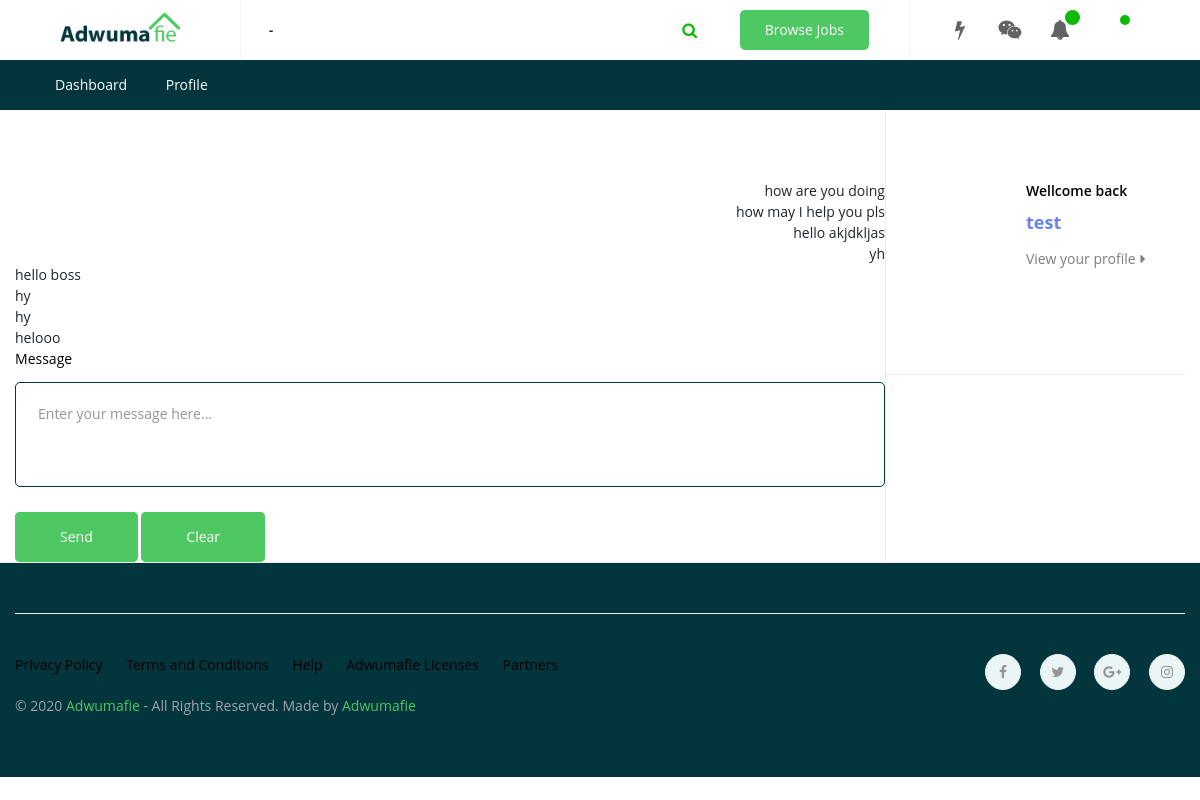
The app's page /user/dashboard/chat.php?user=29 (signed in) with its own data.
### tables this page shows
CREATE TABLE `message` (
  `id` int(11) NOT NULL,
  `sender_id` int(11) NOT NULL,
  `receiver_id` int(11) NOT NULL,
  `text` text NOT NULL,
  `created` timestamp NULL DEFAULT current_timestamp()
);

### user/dashboard/chat.php (the view, shortened to what this page needs)
<?php  session_start();
require_once '../../config/dbconfig.php';
$user_id = $_SESSION['id'];
if(isset($_GET['user'])){
    $receiver_id = $_GET['user'];
}
?>
<!DOCTYPE html>
<html>
<head>
    <link rel="stylesheet" type="text/css" media="all" href="../../vendors/plugins/bootstrap4/css/bootstrap.min.css" />
    <link rel="stylesheet" type="text/css" media="all" href="../../vendors/plugins/font-awesome/css/font-awesome.min.css" />
    <link rel="stylesheet" type="text/css" media="all" href="../../vendors/plugins/owl-carousel/assets/owl.carousel.css" />
    <link rel="stylesheet" type="text/css" media="all" href="../../vendors/plugins/jquery-bar-rating/dist/themes/fontawesome-stars.css" />
    <link rel="stylesheet" type="text/css" media="all" href="../../vendors/plugins/jquery-ui/jquery-ui.min.css" />
    <link rel="stylesheet" type="text/css" media="all" href="../../vendors/plugins/select2/dist/css/select2.min.css" />
    <link rel="stylesheet" type="text/css" media="all" href="../../vendors/fonts/athena/style.css" />
    <link rel="stylesheet" type="text/css" media="all" href="../../vendors/css/style.css" />
    <link rel="stylesheet" type="text/css" media="all" href="../../vendors/css/style2.css" />
    <link rel="stylesheet" href="//code.jquery.com/ui/1.12.1/themes/base/jquery-ui.css">
</head>
<body>
    <div class="ps-page" id="dashboard">
        <nav class="ps-navigation--dashboard">
            <ul>
                <li><a href="">Dashboard</a></li>
                <li><a href="#">Profile</a></li>
            </ul>
        </nav>
        <div class="ps-dashboard ps-section--sidebar">
            <div class="container">
                <div class="ps-section__container">
                    <div class="ps-section__content">
                        <div align="right">
                            <?php
                            $chat_query = mysqli_query($con,"SELECT * FROM message WHERE sender_id = '$user_id' AND receiver_id = '$receiver_id' ");
                            if($chat_query){
                                while($chat_row = mysqli_fetch_assoc($chat_query)){
                                    $message = $chat_row['text'];
                                    echo $message;
                                    echo '<br>';
                                }
                            }
                          ?>
                        </div>
                        <div align="left">
                            <?php
                        $chat_query = mysqli_query($con,"SELECT * FROM message WHERE sender_id = '$receiver_id' AND receiver_id = '$user_id' ");
                        if($chat_query){
                            while($chat_row = mysqli_fetch_assoc($chat_query)){
                                $message = $chat_row['text'];
                                echo $message;
                                echo '<br>';
                            }
                        }
                        ?>
                        </div>
                        <form action="" method="post">
                            <div class="form-group">
                                <label>Message</label>
                                <textarea class="form-control" rows="3" name="message" placeholder="Enter your message here..."></textarea>
                            </div>
                            <div class="ps-form__submit">
                                <button type="submit" name="send-message" class="ps-btn ps-btn--gradient">Send</button>
                                <button type="reset" class="ps-btn ps-btn--gradient">Clear</button>
                            </div>
                        </form>
                    </div>
                    <?php include '../../template_parts/sidebar.php' ?>
                </div>
            </div>
        </div>
    </div>
</body>
</html>

### records on screen
message: text "how are you doing"
message: text "how may I help you pls"
message: text "hello akjdkljas"
message: text "yh"
message: text "hello boss"
message: text "hy"
message: text "hy"
message: text "helooo"

### other values on screen
$username "test"
